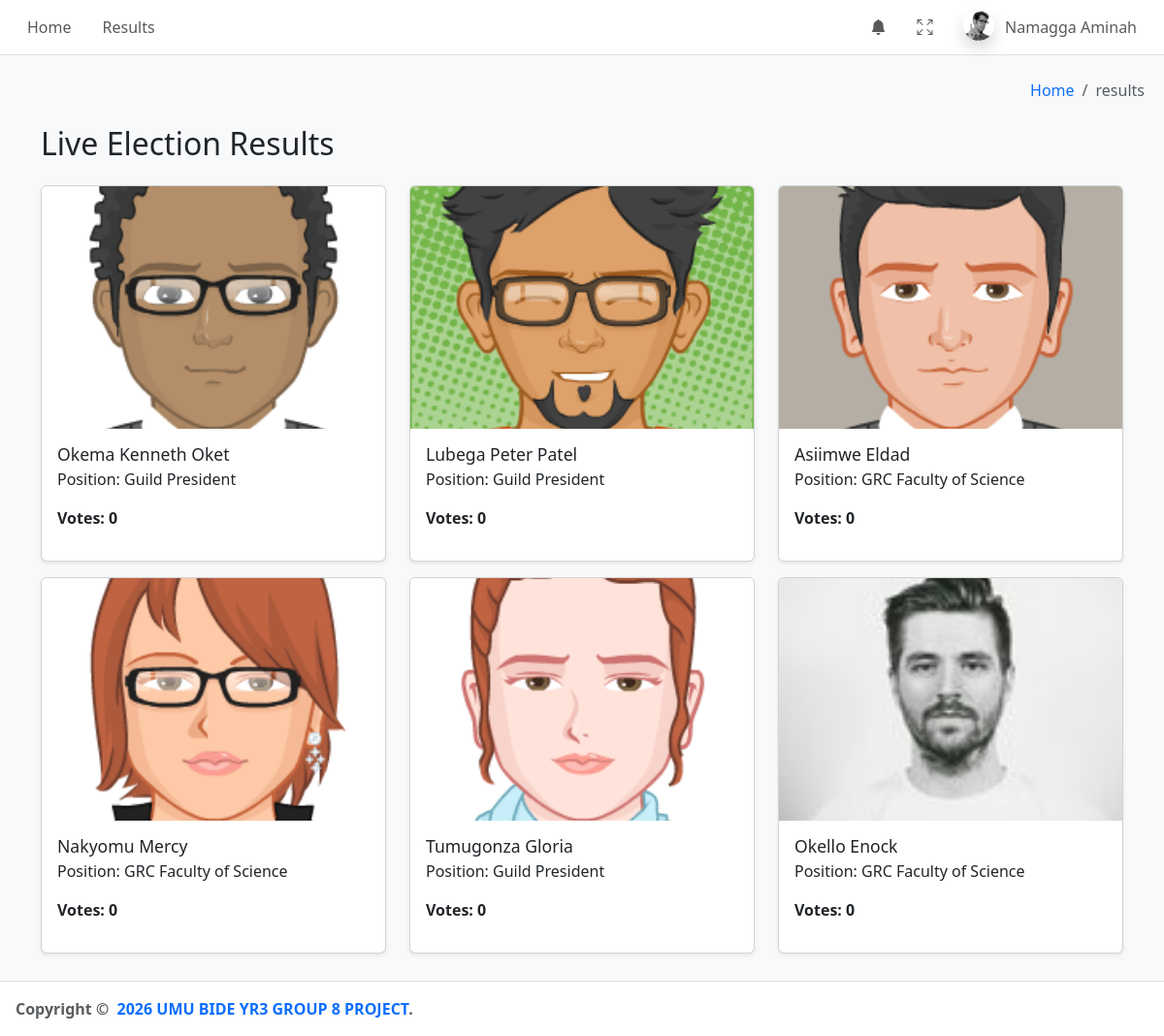
Screenshot of /voter/results (signed in) with the database file from the repository.
### tables this page shows
CREATE TABLE `candidates` (
  `id` int(11) NOT NULL,
  `user_id` int(11) NOT NULL,
  `election_id` int(20) DEFAULT NULL,
  `photo` varchar(255) DEFAULT NULL,
  `position` varchar(100) DEFAULT NULL,
  `added_by` int(11) DEFAULT NULL,
  `votes` int(11) DEFAULT 0
);

CREATE TABLE `users` (
  `id` int(11) NOT NULL,
  `full_name` varchar(255) DEFAULT NULL,
  `email` varchar(255) DEFAULT NULL,
  `password` varchar(255) DEFAULT NULL,
  `role` enum('voter','candidate','admin') DEFAULT NULL
);

### application/views/results.php (the view, shortened to what this page needs)
<?php
require '../includes/db.php';
$sql = "SELECT c.id, u.full_name, c.photo, c.position,
            (SELECT COUNT(*) FROM votes WHERE candidate_id = c.id) AS vote_count
        FROM candidates c
        JOIN users u ON c.user_id = u.id";
$result = mysqli_query($conn, $sql);
?>
<body class="bg-light"  style="background-color:gray;">
<div class="container mt-0">
    <h2 class="mb-4">Live Election Results</h2>
    <div class="row">
        <?php while($row = mysqli_fetch_assoc($result)): ?>
            <div class="col-md-4 mb-3">
                <div class="card shadow-sm">
                    <img src="../assets/images/candidates/<?php echo $row['photo']; ?>" class="card-img-top" style="height:250px;object-fit:cover;">
                    <div class="card-body">
                        <h5 class="card-title"><?php echo htmlspecialchars($row['full_name']); ?></h5><br>
                        <p class="card-text">Position: <?php echo htmlspecialchars($row['position']); ?></p>
                        <p class="fw-bold">Votes: <?php echo $row['vote_count']; ?></p>
                    </div>
                </div>
            </div>
        <?php endwhile; ?>
    </div>
</div>
</body>
</html>

### rows the page displays
candidates: photo (picture), user.full_name "Okema Kenneth Oket", position "Guild President", vote_count "0"
candidates: photo (picture), user.full_name "Lubega Peter Patel", position "Guild President", vote_count "0"
candidates: photo (picture), user.full_name "Asiimwe Eldad", position "GRC Faculty of Science", vote_count "0"
candidates: photo (picture), user.full_name "Nakyomu Mercy", position "GRC Faculty of Science", vote_count "0"
candidates: photo (picture), user.full_name "Tumugonza Gloria", position "Guild President", vote_count "0"
candidates: photo (picture), user.full_name "Okello Enock", position "GRC Faculty of Science", vote_count "0"

### other values shown
$_SESSION['user']['full_name'] "Namagga Aminah"
$name "results"
